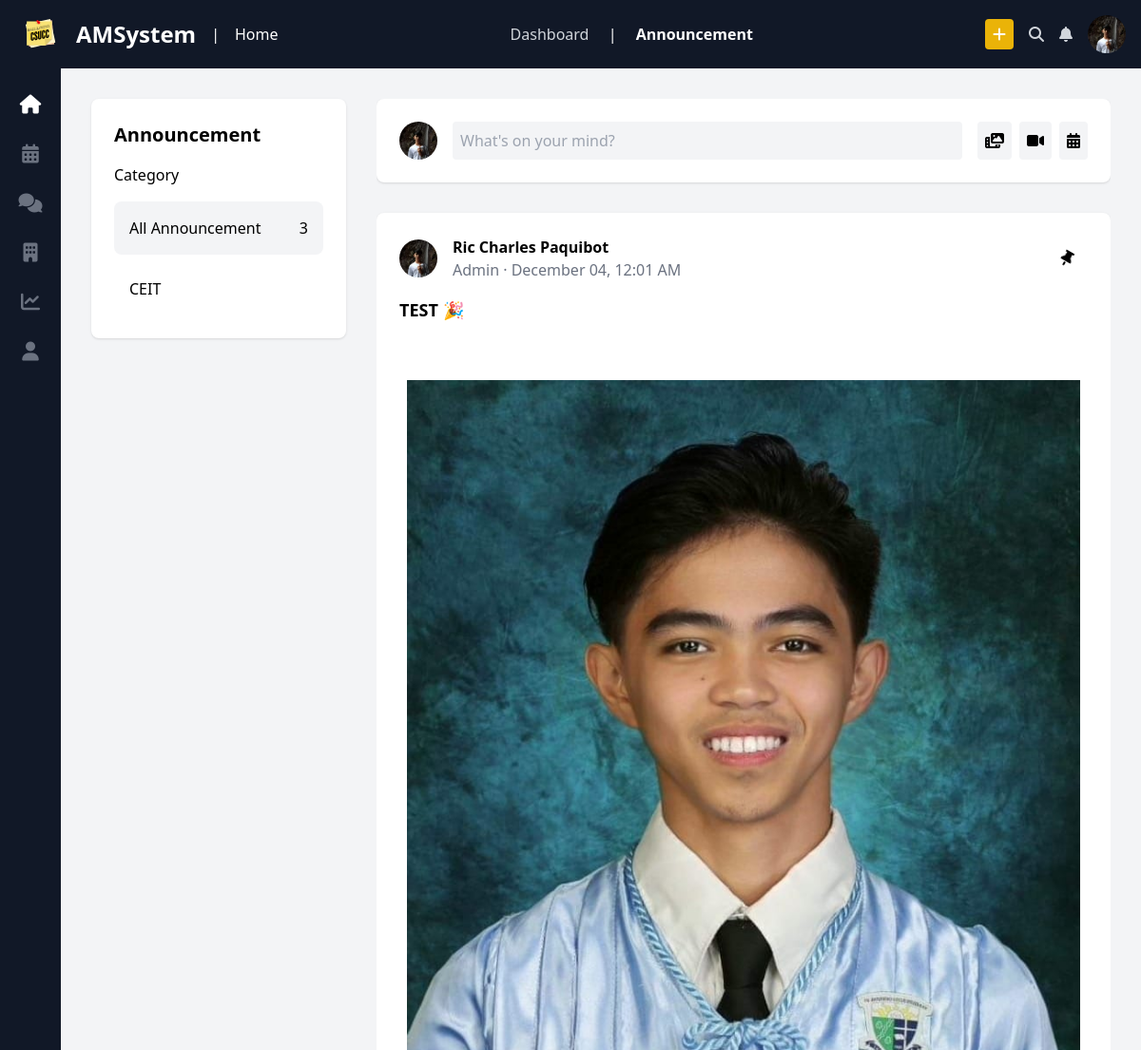
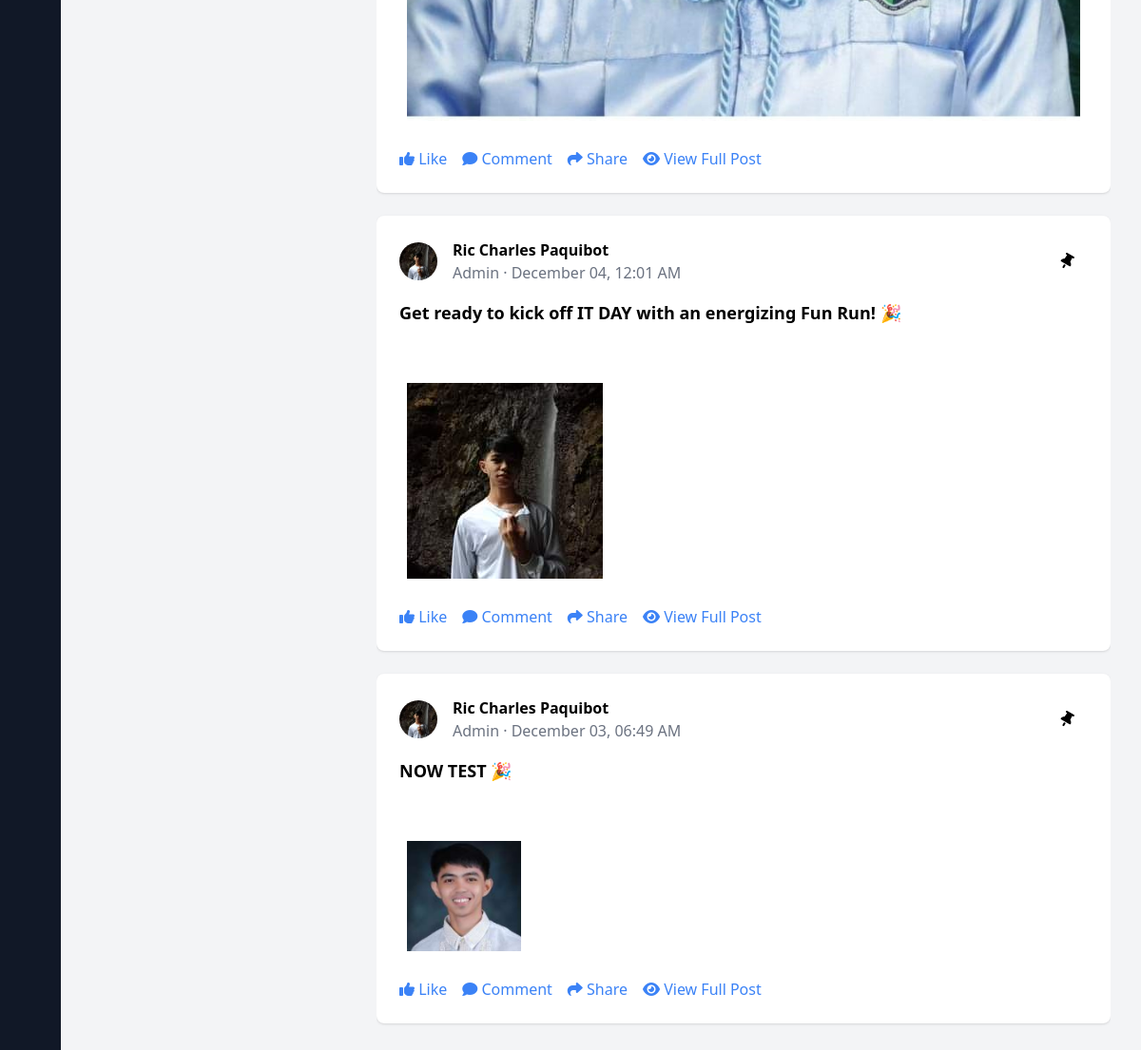
The page /category/CEIT (signed in) on the database its author committed (2 pictures, top to bottom).
### tables this page shows
CREATE TABLE `users` (
  `user_id` int(11) NOT NULL,
  `id_number` varchar(20) NOT NULL,
  `first_name` varchar(50) NOT NULL,
  `last_name` varchar(50) NOT NULL,
  `middle_initial` char(1) DEFAULT NULL,
  `email` varchar(100) NOT NULL,
  `password` varchar(255) NOT NULL,
  `department_id` int(11) DEFAULT NULL,
  `program_id` int(11) DEFAULT NULL,
  `contact_number` varchar(15) DEFAULT NULL,
  `address_purok` varchar(50) DEFAULT NULL,
  `address_barangay` varchar(50) DEFAULT NULL,
  `address_city` varchar(50) DEFAULT NULL,
  `address_zip` varchar(10) DEFAULT NULL,
  `address_province` varchar(50) DEFAULT NULL,
  `gender` enum('Male','Female','Other') DEFAULT NULL,
  `role_id` int(11) DEFAULT NULL,
  `photo` varchar(255) NOT NULL,
  `created_at` timestamp NOT NULL DEFAULT current_timestamp()
);

CREATE TABLE `posts` (
  `post_id` int(11) NOT NULL,
  `post_title` varchar(200) NOT NULL,
  `post_content` text NOT NULL,
  `post_when` date DEFAULT NULL,
  `user_id` int(11) DEFAULT NULL,
  `category_id` int(11) DEFAULT NULL,
  `images` varchar(255) NOT NULL,
  `created_at` timestamp NOT NULL DEFAULT current_timestamp()
);

CREATE TABLE `roles` (
  `role_id` int(11) NOT NULL,
  `role_name` varchar(50) NOT NULL
);

### Controller/Views.php (called while the page is built)
<?php
class View {
    public static function render($view, $data = []) {
        extract($data);
        require "./Views/{$view}.php";
    }
}

### Controller/CategorySectionController.php (called while the page is built, shortened)
<?php
require('./Model/UserModel.php');
class Category extends Users{
    public static function show($category){
        $userModel = new Users();
        $posts = $userModel->getAllPosts();
        $filteredPosts = [];
        foreach($posts as $post){
            if($post["category_name"] === $category){
                $filteredPosts[] = $post;
            }
        }
        $userData = $userModel->getUserById($_SESSION['user_id']);
        View::render('filteredCategoryPosts', ["filteredPosts" => $filteredPosts, "userData" => $userData]);
    }
}

### index.php (called while the page is built, shortened)
<?php
require('./Controller/Views.php');
require('./Controller/Route.php');
$path = isset($_GET["path"]) ? $_GET["path"] : "";
Route::get('/category/{category}', function($category){
    require_once('./Controller/CategorySectionController.php');
    Category::show($category);
});
$requestUri = "/".$path ;
Route::dispatch($requestUri);

### Db.php (called while the page is built)
<?php
class Database {
    private $host = "localhost";
    private $username = "root";
    private $password = "";
    private $database = "amsystemv3";
    public function Connect(){
        try {
            $conn = new PDO("mysql:host=$this->host;dbname=$this->database", $this->username, $this->password);
            $conn->setAttribute(PDO::ATTR_ERRMODE, PDO::ERRMODE_EXCEPTION);
            return $conn;
        } catch (PDOException $e) {
            echo "Connection failed: " . $e->getMessage();
            exit;
        }
    }
}

### Model/UserModel.php (called while the page is built, shortened)
<?php
require('./Db.php');
class Users extends Database {
    public function getUserById($user_id) {
        $stmt = $this->Connect()->prepare("SELECT *,DATE(created_at) AS date_only,
                                           TIME_FORMAT(created_at, '%h:%i:%s %p') AS time_only,
                                           MONTHNAME(created_at) AS month_name , role_name,
                                           d.department_name, p.program_name
                                           FROM users
                                           INNER JOIN roles on users.role_id = roles.role_id
                                           INNER JOIN departments d on users.department_id = d.department_id
                                           INNER JOIN programs p on users.program_id = p.program_id
                                           WHERE user_id = :user_id");
        $stmt->execute(['user_id' => $user_id]);
        return $stmt->fetch();
    }
    public static function getAllPosts(){
        $db = new Database();
        $conn = $db->Connect();
        $stmt =
                 $conn->prepare("SELECT posts.*, users.*, departments.*, programs.*, roles.*,categories.*,
                                DATE_FORMAT(posts.created_at, '%d') AS date,
                                MONTHNAME(posts.created_at) AS month,
                                TIME_FORMAT(posts.created_at, '%h:%i %p') AS time
                                FROM posts
                                INNER JOIN categories ON categories.category_id = posts.category_id
                                INNER JOIN users ON users.user_id = posts.user_id
                                INNER JOIN departments ON users.department_id = departments.department_id
                                INNER JOIN programs ON users.program_id = programs.program_id
                                INNER JOIN roles ON users.role_id = roles.role_id
                                LEFT JOIN scheduled_posts ON posts.post_id = scheduled_posts.post_id
                                WHERE scheduled_posts.schedule_date IS NULL
                                OR DATE(scheduled_posts.schedule_date) <= NOW()
                                ORDER BY posts.post_id DESC;
;
                                ");
        $stmt->execute();
        $result = $stmt->fetchAll(PDO::FETCH_ASSOC);
        return $result;
    }
}

### Views/filteredCategoryPosts.php (the view, shortened to what this page needs)
<!DOCTYPE html>
<html lang="en">
<head>
    <script src="https://cdn.tailwindcss.com"></script>
    <link rel="stylesheet" href="https://cdnjs.cloudflare.com/ajax/libs/font-awesome/6.4.2/css/all.min.css">
</head>
<body class="bg-gray-100">
    <header class="bg-gray-900 text-white p-4 flex justify-between items-center sticky top-0 z-50">
        <div class="flex items-center space-x-4">
            <img src="../assets/ams-logo.svg" alt="CSUCC logo" class="w-12">
            <h1 class="text-2xl font-bold">AMSystem</h1>
            <span class="mx-4">|</span>
            <p>Home</p>
        </div>
        <nav class="space-x-4">
            <a href="#" class="text-gray-300 hover:text-white">Dashboard</a>
            <span class="mx-4">|</span>
            <a href="#" class="text-white font-bold">Announcement</a>
        </nav>
        <div class="flex items-center space-x-4">
            <button class="bg-yellow-500 px-2 py-1 rounded">
                <i class="fa-solid fa-plus"></i>
            </button>
            <button class="text-gray-300"><i class="fa-solid fa-magnifying-glass"></i></button>
            <button class="text-gray-300"><i class="fa-solid fa-bell"></i></button>
            <img src="../assets/profile.jpg" alt="Profile" class="w-10 h-10 rounded-full">
        </div>
    </header>
    <main class="flex">
        <aside class="w-16 bg-gray-900 text-white flex flex-col items-center space-y-6 py-6 sticky top-14 h-screen">
            <a href="../home" class="text-white"><i class="fa-solid fa-house text-xl"></i></a>
            <a href="../calendar" class="text-gray-500"><i class="fa-solid fa-calendar-days text-xl"></i></a>
            <a href="#" class="text-gray-500"><i class="fa-solid fa-comments text-xl"></i></a>
            <a href="../departments" class="text-gray-500"><i class="fa-solid fa-building text-xl"></i></a>
            <a href="#" class="text-gray-500"><i class="fa-solid fa-chart-line text-xl"></i></a>
            <a href=".../<?=$userData["photo"]?>" class="text-gray-500"><i class="fa-solid fa-user text-xl"></i></a>
        </aside>
        <section class="flex-1 p-8 flex space-x-8">
            <div class="w-1/4">
                <div class="bg-white p-6 rounded-lg shadow sticky top-24">
                    <h2 class="text-xl font-bold mb-4">Announcement</h2>
                    <div class="flex justify-between items-center mb-4">
                        <span>Category</span>
                    </div>
                    <div class="space-y-2">
                        <p class="bg-gray-100 p-4 rounded-lg flex justify-between">
                            All Announcement <span><?=count($filteredPosts)?></span>
                        </p>
                        <?php
                        $unique_category = array_unique(array_column($filteredPosts, 'category_name'));
                        ?>
                        <?php foreach($unique_category as $category_name): ?>
                            <p class="p-2 hover:bg-gray-100 p-4 rounded-lg flex justify-between"><?=$category_name?></p>
                        <?php endforeach; ?>
                    </div>
                </div>
            </div>
            <div class="flex-1 overflow-y-auto h-100vh">
                <div class="bg-white p-6 rounded-lg shadow mb-8">
                    <div class="flex items-center space-x-4">
                        <img src="../assets/profile.jpg" alt="Profile" class="w-10 h-10 rounded-full">
                        <input type="text" placeholder="What's on your mind?" class="flex-1 bg-gray-100 p-2 rounded">
                        <div class="flex space-x-2">
                            <button class="bg-gray-100 p-2 rounded"><i class="fa-solid fa-photo-film"></i></button>
                            <button class="bg-gray-100 p-2 rounded"><i class="fa-solid fa-video"></i></button>
                            <button class="bg-gray-100 p-2 rounded"><i class="fa-solid fa-calendar-days"></i></button>
                        </div>
                    </div>
                </div>
                <?php foreach($filteredPosts as $post): ?>
                <div class="bg-white p-6 rounded-lg shadow mb-6 ">
                    <div class="flex items-center space-x-4 justify-between">
                        <div class="flex items-center space-x-4">
                            <img src="../assets/profile.jpg" alt="Profile" class="w-10 h-10 rounded-full">
                            <div>
                                <h3 class="font-bold"><a href="../user/<?=$post["user_id"]?>"><?=$post["first_name"]?> <?=$post["last_name"]?></a></h3>
                                <p class="text-gray-500"><?=$post["role_name"]?> · <?=$post["month"]?> <?=$post["date"]?>, <?=$post["time"]?></p>
                            </div>
                        </div>
                        <div>
                            <button class="p-2 px-4 rounded-lg hover:bg-gray-100" data-postId="<?=$post["post_id"]?>" onclick="pinFunction(this)"><i class="fa-solid fa-thumbtack" style="transform:rotate(30deg);"></i></button>
                        </div>
                    </div>
                    <h4 class="font-bold text-lg mt-4"><?=$post["post_title"]?> 🎉</h4>
                    <div class="text-gray-700 mt-2"><?=$post["post_content"]?></div>
                    <div class="my-5 p-2"><img src="../<?=$post["images"]?>" onclick="viewImage('<?= '../'.$post['images'] ?>')" alt="Image"></div>
                    <div class="flex items-center space-x-4 mt-4">
                        <button class="text-blue-500" id="like" data-postId="<?=$post["post_id"]?>" onclick="likeFunction(this)"><i class="fa-solid fa-thumbs-up"></i> Like</button>
                        <button class="text-blue-500"><i class="fa-solid fa-comment"></i> Comment</button>
                        <button class="text-blue-500"><i class="fa-solid fa-share"></i> Share</button>
                        <button class="text-blue-500"><i class="fa-solid fa-eye"></i> View Full Post</button>
                    </div>
                </div>
                <?php endforeach; ?>
            </div>
        </section>
    </main>
</body>
</html>

### Controller/Route.php (shortened to what this page needs)
<?php
class Route {
    private static $getRoutes = [];
    private static $postRoutes = [];
    public static function get($path, $callback) {
        self::$getRoutes[$path] = $callback;
    }
    public static function post($path, $callback) {
        self::$postRoutes[$path] = $callback;
    }
    public static function dispatch($requestUri) {
        $requestMethod = $_SERVER['REQUEST_METHOD'];
        $routes = $requestMethod === 'GET' ? self::$getRoutes : self::$postRoutes;
        foreach ($routes as $route => $callback) {
            $pattern = preg_replace('/\{[a-zA-Z0-9_]+\}/', '([a-zA-Z0-9_]+)', $route);
            $pattern = str_replace('/', '\/', $pattern);
            if (preg_match('/^' . $pattern . '$/', $requestUri, $matches)) {
                array_shift($matches);
                return call_user_func_array($callback, $matches);
            }
        }
    }
}

### rows shown on the page
users: count($filteredPosts) "3", category_name "CEIT"
posts: user.first_name "Ric Charles", user.last_name "Paquibot", roles.role_name "Admin", month "December", date "04", time "12:01 AM", post_title "TEST", images (placeholder picture)
posts: user.first_name "Ric Charles", user.last_name "Paquibot", roles.role_name "Admin", month "December", date "04", time "12:01 AM", post_title "Get ready to kick off IT DAY with an energizing Fun Run!", images (picture)
posts: user.first_name "Ric Charles", user.last_name "Paquibot", roles.role_name "Admin", month "December", date "03", time "06:49 AM", post_title "NOW TEST", images (picture)
